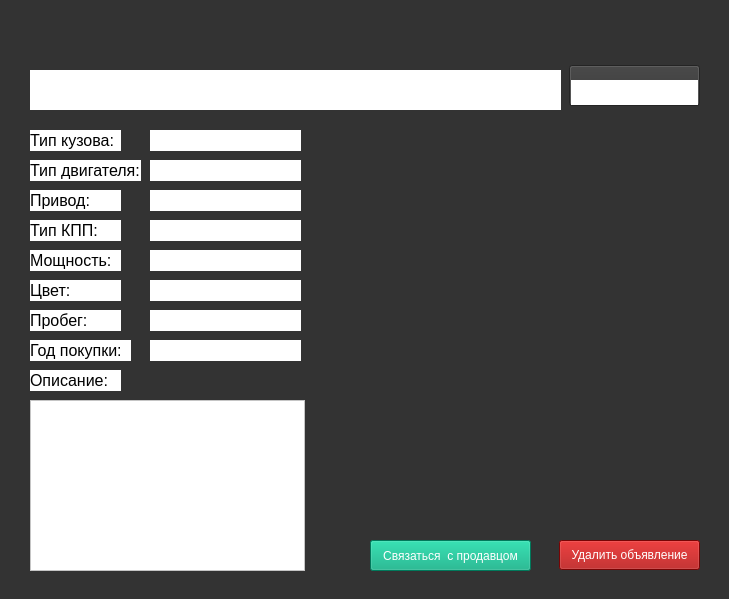
   <widget class="QWidget" name="adPage">
    <property name="styleSheet">
     <string notr="true">background-color: rgb(51, 51, 51);</string>
    </property>
    <widget class="QPushButton" name="backButton_2">
     <property name="geometry">
      <rect>
       <x>10</x>
       <y>10</y>
       <width>31</width>
       <height>31</height>
      </rect>
     </property>
     <property name="styleSheet">
      <string notr="true"/>
     </property>
     <property name="text">
      <string/>
     </property>
     <property name="icon">
      <iconset resource="qrc.qrc">
       <normaloff>:/backIcon.png</normaloff>:/backIcon.png</iconset>
     </property>
     <property name="iconSize">
      <size>
       <width>30</width>
       <height>30</height>
      </size>
     </property>
     <property name="flat">
      <bool>true</bool>
     </property>
    </widget>
    <widget class="QWidget" name="widget_23" native="true">
     <property name="geometry">
      <rect>
       <x>10</x>
       <y>50</y>
       <width>710</width>
       <height>540</height>
      </rect>
     </property>
     <property name="styleSheet">
      <string notr="true">background-image: url(:/adPHO.png);</string>
     </property>
     <widget class="QLabel" name="headingLabel">
      <property name="geometry">
       <rect>
        <x>20</x>
        <y>20</y>
        <width>531</width>
        <height>41</height>
       </rect>
      </property>
      <property name="font">
       <font>
        <pointsize>18</pointsize>
        <bold>true</bold>
       </font>
      </property>
      <property name="styleSheet">
       <string notr="true">background-color: rgb(255, 255, 255);</string>
      </property>
      <property name="text">
       <string/>
      </property>
     </widget>
    </widget>
    <widget class="QLabel" name="label_114">
     <property name="geometry">
      <rect>
       <x>30</x>
       <y>130</y>
       <width>91</width>
       <height>21</height>
      </rect>
     </property>
     <property name="font">
      <font>
       <pointsize>12</pointsize>
      </font>
     </property>
     <property name="styleSheet">
      <string notr="true">background-color: rgb(255, 255, 255);</string>
     </property>
     <property name="text">
      <string>Тип кузова: </string>
     </property>
    </widget>
    <widget class="QLabel" name="label_115">
     <property name="geometry">
      <rect>
       <x>30</x>
       <y>160</y>
       <width>111</width>
       <height>21</height>
      </rect>
     </property>
     <property name="font">
      <font>
       <pointsize>12</pointsize>
      </font>
     </property>
     <property name="styleSheet">
      <string notr="true">background-color: rgb(255, 255, 255);</string>
     </property>
     <property name="text">
      <string>Тип двигателя: </string>
     </property>
    </widget>
    <widget class="QLabel" name="label_116">
     <property name="geometry">
      <rect>
       <x>30</x>
       <y>220</y>
       <width>91</width>
       <height>21</height>
      </rect>
     </property>
     <property name="font">
      <font>
       <pointsize>12</pointsize>
      </font>
     </property>
     <property name="styleSheet">
      <string notr="true">background-color: rgb(255, 255, 255);</string>
     </property>
     <property name="text">
      <string>Тип КПП:</string>
     </property>
    </widget>
    <widget class="QLabel" name="label_117">
     <property name="geometry">
      <rect>
       <x>30</x>
       <y>190</y>
       <width>91</width>
       <height>21</height>
      </rect>
     </property>
     <property name="font">
      <font>
       <pointsize>12</pointsize>
      </font>
     </property>
     <property name="styleSheet">
      <string notr="true">background-color: rgb(255, 255, 255);</string>
     </property>
     <property name="text">
      <string>Привод:</string>
     </property>
    </widget>
    <widget class="QLabel" name="label_118">
     <property name="geometry">
      <rect>
       <x>30</x>
       <y>340</y>
       <width>101</width>
       <height>21</height>
      </rect>
     </property>
     <property name="font">
      <font>
       <pointsize>12</pointsize>
      </font>
     </property>
     <property name="styleSheet">
      <string notr="true">background-color: rgb(255, 255, 255);</string>
     </property>
     <property name="text">
      <string>Год покупки:</string>
     </property>
    </widget>
    <widget class="QLabel" name="label_119">
     <property name="geometry">
      <rect>
       <x>30</x>
       <y>280</y>
       <width>91</width>
       <height>21</height>
      </rect>
     </property>
     <property name="font">
      <font>
       <pointsize>12</pointsize>
      </font>
     </property>
     <property name="styleSheet">
      <string notr="true">background-color: rgb(255, 255, 255);</string>
     </property>
     <property name="text">
      <string>Цвет:</string>
     </property>
    </widget>
    <widget class="QLabel" name="label_120">
     <property name="geometry">
      <rect>
       <x>30</x>
       <y>310</y>
       <width>91</width>
       <height>21</height>
      </rect>
     </property>
     <property name="font">
      <font>
       <pointsize>12</pointsize>
      </font>
     </property>
     <property name="styleSheet">
      <string notr="true">background-color: rgb(255, 255, 255);</string>
     </property>
     <property name="text">
      <string>Пробег:</string>
     </property>
    </widget>
    <widget class="QLabel" name="label_121">
     <property name="geometry">
      <rect>
       <x>30</x>
       <y>250</y>
       <width>91</width>
       <height>21</height>
      </rect>
     </property>
     <property name="font">
      <font>
       <pointsize>12</pointsize>
      </font>
     </property>
     <property name="styleSheet">
      <string notr="true">background-color: rgb(255, 255, 255);</string>
     </property>
     <property name="text">
      <string>Мощность:</string>
     </property>
    </widget>
    <widget class="QLabel" name="label_122">
     <property name="geometry">
      <rect>
       <x>30</x>
       <y>370</y>
       <width>91</width>
       <height>21</height>
      </rect>
     </property>
     <property name="font">
      <font>
       <pointsize>12</pointsize>
      </font>
     </property>
     <property name="styleSheet">
      <string notr="true">background-color: rgb(255, 255, 255);</string>
     </property>
     <property name="text">
      <string>Описание:</string>
     </property>
    </widget>
    <widget class="QLabel" name="buyingYearLabell">
     <property name="geometry">
      <rect>
       <x>150</x>
       <y>340</y>
       <width>151</width>
       <height>21</height>
      </rect>
     </property>
     <property name="font">
      <font>
       <pointsize>12</pointsize>
      </font>
     </property>
     <property name="styleSheet">
      <string notr="true">background-color: rgb(255, 255, 255);</string>
     </property>
     <property name="text">
      <string/>
     </property>
     <property name="alignment">
      <set>Qt::AlignRight|Qt::AlignTrailing|Qt::AlignVCenter</set>
     </property>
    </widget>
    <widget class="QLabel" name="transmissionLabell">
     <property name="geometry">
      <rect>
       <x>150</x>
       <y>220</y>
       <width>151</width>
       <height>21</height>
      </rect>
     </property>
     <property name="font">
      <font>
       <pointsize>12</pointsize>
      </font>
     </property>
     <property name="styleSheet">
      <string notr="true">background-color: rgb(255, 255, 255);</string>
     </property>
     <property name="text">
      <string/>
     </property>
     <property name="alignment">
      <set>Qt::AlignRight|Qt::AlignTrailing|Qt::AlignVCenter</set>
     </property>
    </widget>
    <widget class="QLabel" name="colorLabell">
     <property name="geometry">
      <rect>
       <x>150</x>
       <y>280</y>
       <width>151</width>
       <height>21</height>
      </rect>
     </property>
     <property name="font">
      <font>
       <pointsize>12</pointsize>
      </font>
     </property>
     <property name="styleSheet">
      <string notr="true">background-color: rgb(255, 255, 255);</string>
     </property>
     <property name="text">
      <string/>
     </property>
     <property name="alignment">
      <set>Qt::AlignRight|Qt::AlignTrailing|Qt::AlignVCenter</set>
     </property>
    </widget>
    <widget class="QLabel" name="driveLabell">
     <property name="geometry">
      <rect>
       <x>150</x>
       <y>190</y>
       <width>151</width>
       <height>21</height>
      </rect>
     </property>
     <property name="font">
      <font>
       <pointsize>12</pointsize>
      </font>
     </property>
     <property name="styleSheet">
      <string notr="true">background-color: rgb(255, 255, 255);</string>
     </property>
     <property name="text">
      <string/>
     </property>
     <property name="alignment">
      <set>Qt::AlignRight|Qt::AlignTrailing|Qt::AlignVCenter</set>
     </property>
    </widget>
    <widget class="QLabel" name="mileageLabell">
     <property name="geometry">
      <rect>
       <x>150</x>
       <y>310</y>
       <width>151</width>
       <height>21</height>
      </rect>
     </property>
     <property name="font">
      <font>
       <pointsize>12</pointsize>
      </font>
     </property>
     <property name="styleSheet">
      <string notr="true">background-color: rgb(255, 255, 255);</string>
     </property>
     <property name="text">
      <string/>
     </property>
     <property name="alignment">
      <set>Qt::AlignRight|Qt::AlignTrailing|Qt::AlignVCenter</set>
     </property>
    </widget>
    <widget class="QLabel" name="bodyTypeLabell">
     <property name="geometry">
      <rect>
       <x>150</x>
       <y>130</y>
       <width>151</width>
       <height>21</height>
      </rect>
     </property>
     <property name="font">
      <font>
       <pointsize>12</pointsize>
      </font>
     </property>
     <property name="styleSheet">
      <string notr="true">background-color: rgb(255, 255, 255);</string>
     </property>
     <property name="text">
      <string/>
     </property>
     <property name="alignment">
      <set>Qt::AlignRight|Qt::AlignTrailing|Qt::AlignVCenter</set>
     </property>
    </widget>
    <widget class="QLabel" name="engineLabell">
     <property name="geometry">
      <rect>
       <x>150</x>
       <y>160</y>
       <width>151</width>
       <height>21</height>
      </rect>
     </property>
     <property name="font">
      <font>
       <pointsize>12</pointsize>
      </font>
     </property>
     <property name="styleSheet">
      <string notr="true">background-color: rgb(255, 255, 255);</string>
     </property>
     <property name="text">
      <string/>
     </property>
     <property name="alignment">
      <set>Qt::AlignRight|Qt::AlignTrailing|Qt::AlignVCenter</set>
     </property>
    </widget>
    <widget class="QLabel" name="powerLabell">
     <property name="geometry">
      <rect>
       <x>150</x>
       <y>250</y>
       <width>151</width>
       <height>21</height>
      </rect>
     </property>
     <property name="font">
      <font>
       <pointsize>12</pointsize>
      </font>
     </property>
     <property name="styleSheet">
      <string notr="true">background-color: rgb(255, 255, 255);</string>
     </property>
     <property name="text">
      <string/>
     </property>
     <property name="alignment">
      <set>Qt::AlignRight|Qt::AlignTrailing|Qt::AlignVCenter</set>
     </property>
    </widget>
    <widget class="QTextEdit" name="descriptionTextEditt">
     <property name="geometry">
      <rect>
       <x>30</x>
       <y>400</y>
       <width>275</width>
       <height>171</height>
      </rect>
     </property>
     <property name="styleSheet">
      <string notr="true">background-color: rgb(255, 255, 255);</string>
     </property>
     <property name="readOnly">
      <bool>true</bool>
     </property>
    </widget>
    <widget class="QLabel" name="label_123">
     <property name="geometry">
      <rect>
       <x>30</x>
       <y>110</y>
       <width>671</width>
       <height>2</height>
      </rect>
     </property>
     <property name="text">
      <string/>
     </property>
    </widget>
    <widget class="QPushButton" name="behindImageButtonn">
     <property name="geometry">
      <rect>
       <x>370</x>
       <y>340</y>
       <width>103</width>
       <height>81</height>
      </rect>
     </property>
     <property name="styleSheet">
      <string notr="true">background-color: rgb(255, 255, 255);</string>
     </property>
     <property name="text">
      <string/>
     </property>
     <property name="iconSize">
      <size>
       <width>103</width>
       <height>81</height>
      </size>
     </property>
     <property name="flat">
      <bool>true</bool>
     </property>
    </widget>
    <widget class="QPushButton" name="bonnetImageButtonn">
     <property name="geometry">
      <rect>
       <x>485</x>
       <y>340</y>
       <width>103</width>
       <height>81</height>
      </rect>
     </property>
     <property name="styleSheet">
      <string notr="true">background-color: rgb(255, 255, 255);</string>
     </property>
     <property name="text">
      <string/>
     </property>
     <property name="iconSize">
      <size>
       <width>103</width>
       <height>81</height>
      </size>
     </property>
     <property name="flat">
      <bool>true</bool>
     </property>
    </widget>
    <widget class="QPushButton" name="leftImageButtonn">
     <property name="geometry">
      <rect>
       <x>599</x>
       <y>340</y>
       <width>101</width>
       <height>81</height>
      </rect>
     </property>
     <property name="styleSheet">
      <string notr="true">background-color: rgb(255, 255, 255);</string>
     </property>
     <property name="text">
      <string/>
     </property>
     <property name="iconSize">
      <size>
       <width>103</width>
       <height>81</height>
      </size>
     </property>
     <property name="flat">
      <bool>true</bool>
     </property>
    </widget>
    <widget class="QPushButton" name="rightImageButtonn">
     <property name="geometry">
      <rect>
       <x>370</x>
       <y>430</y>
       <width>103</width>
       <height>81</height>
      </rect>
     </property>
     <property name="styleSheet">
      <string notr="true">background-color: rgb(255, 255, 255);</string>
     </property>
     <property name="text">
      <string/>
     </property>
     <property name="iconSize">
      <size>
       <width>103</width>
       <height>81</height>
      </size>
     </property>
     <property name="flat">
      <bool>true</bool>
     </property>
    </widget>
    <widget class="QPushButton" name="trunkImageButtonn">
     <property name="geometry">
      <rect>
       <x>485</x>
       <y>430</y>
       <width>103</width>
       <height>81</height>
      </rect>
     </property>
     <property name="styleSheet">
      <string notr="true">background-color: rgb(255, 255, 255);</string>
     </property>
     <property name="text">
      <string/>
     </property>
     <property name="iconSize">
      <size>
       <width>103</width>
       <height>81</height>
      </size>
     </property>
     <property name="flat">
      <bool>true</bool>
     </property>
    </widget>
    <widget class="QPushButton" name="acceptButtonn">
     <property name="geometry">
      <rect>
       <x>370</x>
       <y>540</y>
       <width>161</width>
       <height>31</height>
      </rect>
     </property>
     <property name="styleSheet">
      <string notr="true">background-color: rgb(0, 170, 127);
color: rgb(255, 255, 255);
font: 10pt &quot;Arial&quot;;
</string>
     </property>
     <property name="text">
      <string>Связаться  с продавцом</string>
     </property>
    </widget>
    <widget class="QPushButton" name="deleteAdButtonn">
     <property name="geometry">
      <rect>
       <x>559</x>
       <y>540</y>
       <width>141</width>
       <height>30</height>
      </rect>
     </property>
     <property name="styleSheet">
      <string notr="true">background-color: rgb(167, 5, 5);
font: 10pt &quot;Arial&quot;;
color: rgb(255, 255, 255);</string>
     </property>
     <property name="text">
      <string>Удалить объявление</string>
     </property>
    </widget>
    <widget class="QPushButton" name="accountButtonn">
     <property name="geometry">
      <rect>
       <x>569</x>
       <y>65</y>
       <width>131</width>
       <height>41</height>
      </rect>
     </property>
     <property name="styleSheet">
      <string notr="true">color: rgb(255, 255, 255);
font: 10pt &quot;Arial&quot;;</string>
     </property>
     <property name="text">
      <string/>
     </property>
     <property name="icon">
      <iconset resource="qrc.qrc">
       <normaloff>:/LK.png</normaloff>:/LK.png</iconset>
     </property>
     <property name="iconSize">
      <size>
       <width>30</width>
       <height>30</height>
      </size>
     </property>
    </widget>
    <widget class="QLabel" name="statusLabell">
     <property name="geometry">
      <rect>
       <x>571</x>
       <y>80</y>
       <width>127</width>
       <height>25</height>
      </rect>
     </property>
     <property name="font">
      <font>
       <pointsize>12</pointsize>
      </font>
     </property>
     <property name="styleSheet">
      <string notr="true">background-color: rgb(255, 255, 255);</string>
     </property>
     <property name="text">
      <string/>
     </property>
     <property name="alignment">
      <set>Qt::AlignRight|Qt::AlignTrailing|Qt::AlignVCenter</set>
     </property>
    </widget>
    <widget class="QPushButton" name="frontImageButtonn">
     <property name="geometry">
      <rect>
       <x>370</x>
       <y>130</y>
       <width>330</width>
       <height>200</height>
      </rect>
     </property>
     <property name="styleSheet">
      <string notr="true">background-color: rgb(255, 255, 255);</string>
     </property>
     <property name="text">
      <string/>
     </property>
     <property name="iconSize">
      <size>
       <width>330</width>
       <height>200</height>
      </size>
     </property>
     <property name="flat">
      <bool>true</bool>
     </property>
    </widget>
    <widget class="QLabel" name="label_125">
     <property name="geometry">
      <rect>
       <x>369</x>
       <y>526</y>
       <width>330</width>
       <height>1</height>
      </rect>
     </property>
     <property name="text">
      <string/>
     </property>
    </widget>
    <zorder>backButton_2</zorder>
    <zorder>widget_23</zorder>
    <zorder>behindImageButtonn</zorder>
    <zorder>leftImageButtonn</zorder>
    <zorder>bonnetImageButtonn</zorder>
    <zorder>label_122</zorder>
    <zorder>driveLabell</zorder>
    <zorder>descriptionTextEditt</zorder>
    <zorder>label_119</zorder>
    <zorder>label_120</zorder>
    <zorder>buyingYearLabell</zorder>
    <zorder>powerLabell</zorder>
    <zorder>label_121</zorder>
    <zorder>bodyTypeLabell</zorder>
    <zorder>mileageLabell</zorder>
    <zorder>engineLabell</zorder>
    <zorder>label_118</zorder>
    <zorder>label_116</zorder>
    <zorder>label_117</zorder>
    <zorder>transmissionLabell</zorder>
    <zorder>label_114</zorder>
    <zorder>colorLabell</zorder>
    <zorder>label_115</zorder>
    <zorder>rightImageButtonn</zorder>
    <zorder>trunkImageButtonn</zorder>
    <zorder>label_123</zorder>
    <zorder>acceptButtonn</zorder>
    <zorder>deleteAdButtonn</zorder>
    <zorder>accountButtonn</zorder>
    <zorder>statusLabell</zorder>
    <zorder>frontImageButtonn</zorder>
    <zorder>label_125</zorder>
   </widget>
